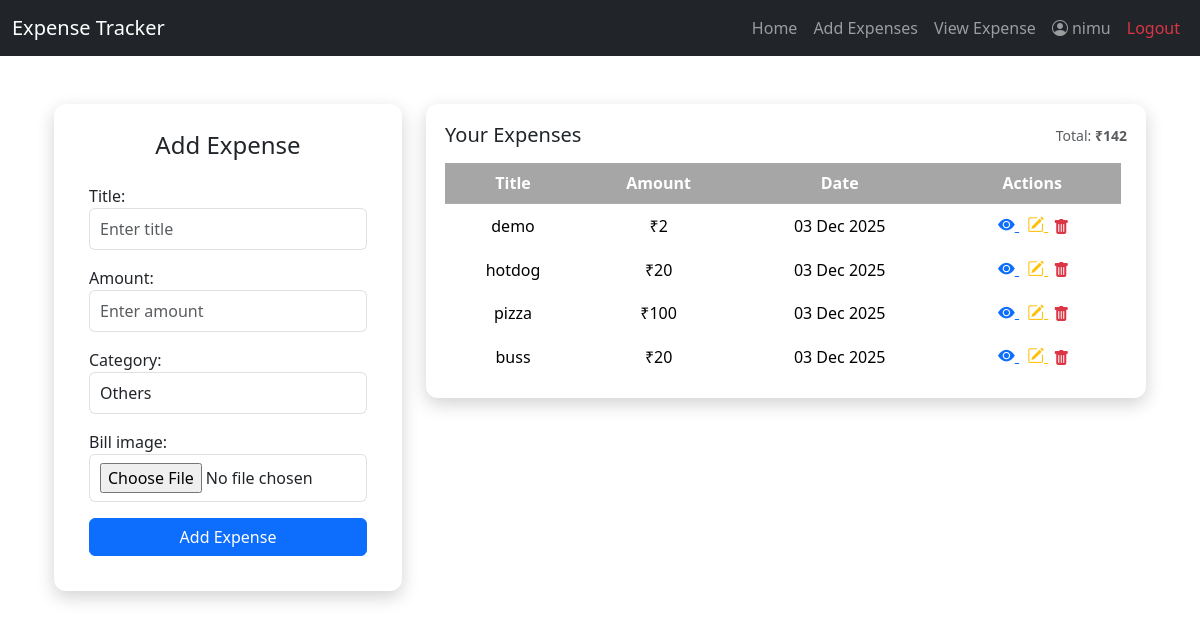
/expense/add/ (signed in), run on the app's committed database.
### myapp/models.py (models this page shows, shortened)
class Expense(models.Model):
    title=models.CharField(max_length=200)
    amount=models.PositiveIntegerField()
    CATEGORY_CHOICES=(
        ("food","FOOD"),
        ("housing","Housing"),
        ("Travel","Travel"),
        ("Others","Others")
    )
    category=models.CharField(max_length=100,choices=CATEGORY_CHOICES,default="Others")
    created_at=models.DateTimeField(auto_now_add=True)
    owner=models.ForeignKey(User,on_delete=models.CASCADE)
    bill_image = models.ImageField(upload_to='bills/', null=True, blank=True)

### myapp/views.py (the view, shortened to what this page needs)
# urls.py: path('expense/add/',AddExpense.as_view(),name="addexpense"),
@method_decorator(login_required(login_url='signin'), name='dispatch')
class AddExpense(View):
    def get(self,request,*args,**kwargs):
        form_instance=ExpenseForm()
        expenses = Expense.objects.filter(owner=request.user).order_by('-created_at')
        total_amount = expenses.aggregate(Sum('amount'))['amount__sum'] or 0
        return render(request,"expense_add.html",{
            "form": form_instance,
            "expenses": expenses,
            "total_amount": total_amount
        })

### myapp/forms.py
class ExpenseForm(forms.ModelForm):
    class Meta:
        model=Expense
        fields=["title","amount","category", "bill_image"]
        widgets = {
            "title": forms.TextInput(attrs={
                "class": "form-control",
                "placeholder": "Enter title"
            }),
            "amount": forms.NumberInput(attrs={
                "class": "form-control",
                "placeholder": "Enter amount"
            }),
            "category": forms.Select(attrs={
                "class": "form-control"
            }),
        }

### templates/expense_add.html (shortened to what this page needs)
{% extends 'base.html' %}
{% block main_block %}
<div class="container-fluid mt-5">
  <div class="row gx-4">
    <div class="col-12 col-md-4 mb-4">
      <div class="glass h-100">
        <div class="card border-0 bg-transparent">
          <div class="card-header pb-2">
            <h4 class="mb-0 text-center">Add Expense</h4>
          </div>
          <div class="card-body expense-form">
<form method="post" enctype="multipart/form-data" novalidate>
              {% for field in form %}
                <div class="mb-3">
                  {{ field.label_tag }}
                  {{ field }}
                </div>
              {% endfor %}
              <button type="submit" class="btn btn-primary w-100">Add Expense</button>
            </form>
          </div>
        </div>
      </div>
    </div>
    <div class="col-12 col-md-8">
      <div class="glass">
        <div class="d-flex justify-content-between align-items-center mb-3">
          <h5 class="mb-0">Your Expenses</h5>
          <small class="text-muted">Total: <strong>₹{{ total_amount }}</strong></small>
        </div>
        <div class="table-wrapper">
          <table class="table table-borderless table-hover table-transparent text-center mb-0">
            <thead>
              <tr>
                <th>Title</th>
                <th>Amount</th>
                <th>Date</th>
                <th>Actions</th>
              </tr>
            </thead>
            <tbody>
              {% for expense in expenses %}
                <tr>
                  <td class="align-middle">{{ expense.title }}</td>
                  <td class="align-middle">₹{{ expense.amount }}</td>
                  <td class="align-middle">{{ expense.created_at|date:"d M Y" }}</td>
                  <td class="align-middle action-icons">
    <a href="{% url 'expensedetail' expense.id %}" class="text-primary" title="View">
        <i class="bi bi-eye-fill"></i>
    </a>
    <a href="{% url 'editexpense' expense.id  %}" class="text-warning" title="Edit">
        <i class="bi bi-pencil-square"></i>
    </a>
    <form method="post" action="{% url 'deleteexpense' expense.id %}" style="display:inline;">
        <button type="submit"
                class="btn btn-link text-danger p-0 m-0"
                onclick="return confirm('Are you sure you want to delete this expense?');"
                title="Delete">
            <i class="bi bi-trash-fill"></i>
        </button>
    </form>
</td>
                </tr>
              {% empty %}
                <tr>
                  <td colspan="5" class="text-muted">No expenses found.</td>
                </tr>
              {% endfor %}
            </tbody>
          </table>
        </div>
      </div>
    </div>
  </div>
</div>
{% endblock %}

### templates/base.html (shortened to what this page needs)
<!DOCTYPE html>
<html lang="en">
<head>
    <link href="https://cdn.jsdelivr.net/npm/bootstrap@5.3.8/dist/css/bootstrap.min.css" rel="stylesheet">
    <link rel="stylesheet" href="https://cdn.jsdelivr.net/npm/bootstrap-icons@1.11.1/font/bootstrap-icons.css">
    <link href="https://cdn.jsdelivr.net/npm/bootstrap@5.3.2/dist/css/bootstrap.min.css" rel="stylesheet">
<link rel="stylesheet" href="https://cdn.jsdelivr.net/npm/bootstrap-icons@1.11.1/font/bootstrap-icons.css">
</head>
<body>
<nav class="navbar navbar-expand-lg navbar-dark bg-dark">
  <div class="container-fluid">
    <a class="navbar-brand" href="#">Expense Tracker</a>
    <div class="collapse navbar-collapse" id="navbarNav">
      <ul class="navbar-nav ms-auto">
        <li class="nav-item">
          <a class="nav-link " href="{% url 'index' %}">Home</a>
        </li>
        <li class="nav-item">
          <a class="nav-link" href="{% url 'addexpense' %}">Add Expenses</a>
        </li>
         <li class="nav-item">
          <a class="nav-link " href="{% url 'home' %}">View Expense</a>
        </li>
        {% if request.user.is_authenticated %}
        <li class="nav-item">
          <a class="nav-link d-flex align-items-center gap-1" href="#">
            <i class="bi bi-person-circle"></i>
            {{ request.user.username }}
          </a>
        </li>
        <li class="nav-item">
          <a class="nav-link text-danger" href="{% url 'signout' %}">
            Logout
          </a>
        </li>
        {% endif %}
      </ul>
    </div>
  </div>
</nav>
<div class="container mt-4">
  {% block main_block %}
  {% endblock %}
</div>
</body>
</html>

### templates/expense_add.html (style rules this page uses)
.glass { background: rgba(255,255,255,0.04); border: 1px solid rgba(255,255,255,0.08); border-radius: 12px; backdrop-filter: blur(6px) saturate(120%); -webkit-backdrop-filter: blur(6px) saturate(120%); box-shadow: 0 6px 18px rgba(0,0,0,0.18); padding: 18px; }
.glass .card-header { background: rgba(255,255,255,0.03); border-bottom: none; }
.table-transparent thead th { background: rgba(0,0,0,0.35); color: #fff; border-bottom: 1px solid rgba(255,255,255,0.06); }
.table-transparent tbody td { background: transparent; vertical-align: middle; }
.table-wrapper { max-height: 56vh; overflow: auto; padding-right: 6px; }
.expense-form input, .expense-form select, .expense-form textarea { width: 100%; padding: .5rem .625rem; border-radius: .375rem; border: 1px solid rgba(0,0,0,0.12); background: rgba(255,255,255,0.02); color: inherit; box-sizing: border-box; }
.action-icons a { font-size: 1.05rem; margin: 0 .25rem; }

### data on the page
Expense: title "demo", amount "2", created_at "03 Dec 2025"
Expense: title "hotdog", amount "20", created_at "03 Dec 2025"
Expense: title "pizza", amount "100", created_at "03 Dec 2025"
Expense: title "buss", amount "20", created_at "03 Dec 2025"

### other printed values
{{ request.user.username }} "nimu"
{{ field.label_tag }} "Title:" "Amount:" "Category:" "Bill image:"
{{ total_amount }} "142"
